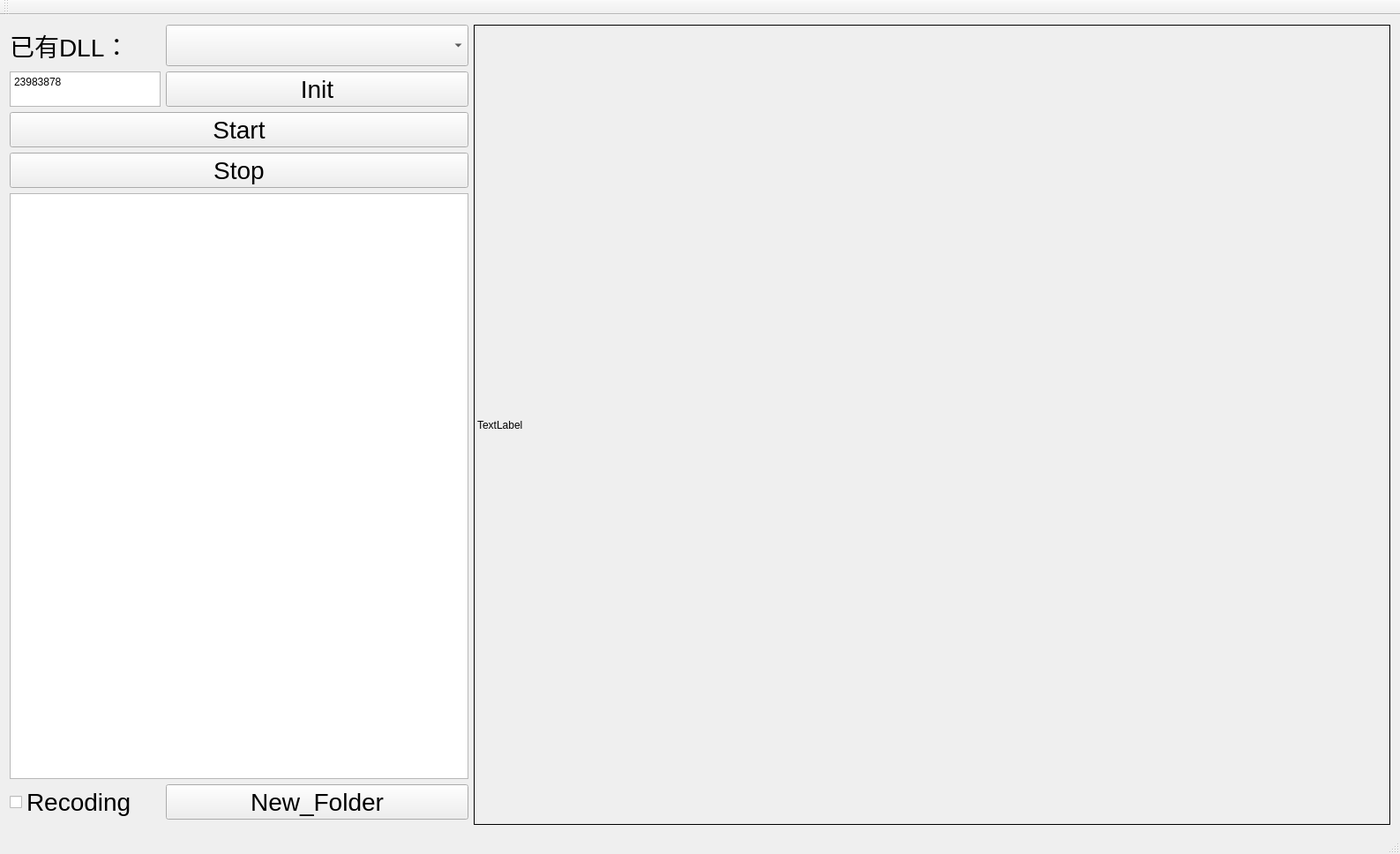
<?xml version="1.0" encoding="UTF-8"?>
<ui version="4.0">
 <class>QtCameraTestClass</class>
 <widget class="QMainWindow" name="QtCameraTestClass">
  <property name="geometry">
   <rect>
    <x>0</x>
    <y>0</y>
    <width>1587</width>
    <height>968</height>
   </rect>
  </property>
  <property name="windowTitle">
   <string>QtCameraTest</string>
  </property>
  <widget class="QWidget" name="centralWidget">
   <layout class="QHBoxLayout" name="horizontalLayout" stretch="1,2">
    <item>
     <layout class="QGridLayout" name="gridLayout" columnstretch="1,2">
      <item row="5" column="0" colspan="2">
       <widget class="QTableWidget" name="tW_detail">
        <property name="font">
         <font>
          <pointsize>21</pointsize>
         </font>
        </property>
       </widget>
      </item>
      <item row="0" column="0">
       <widget class="QLabel" name="label">
        <property name="font">
         <font>
          <pointsize>21</pointsize>
         </font>
        </property>
        <property name="text">
         <string>已有DLL：</string>
        </property>
       </widget>
      </item>
      <item row="7" column="0" colspan="2">
       <widget class="QFrame" name="frame">
        <property name="font">
         <font>
          <pointsize>21</pointsize>
         </font>
        </property>
        <property name="frameShape">
         <enum>QFrame::StyledPanel</enum>
        </property>
        <property name="frameShadow">
         <enum>QFrame::Raised</enum>
        </property>
       </widget>
      </item>
      <item row="0" column="1">
       <widget class="QComboBox" name="comboBox_HaveDll">
        <property name="font">
         <font>
          <family>Agency FB</family>
          <pointsize>21</pointsize>
         </font>
        </property>
       </widget>
      </item>
      <item row="1" column="0">
       <widget class="QTextEdit" name="textEdit_sn">
        <property name="sizePolicy">
         <sizepolicy hsizetype="Expanding" vsizetype="Ignored">
          <horstretch>0</horstretch>
          <verstretch>0</verstretch>
         </sizepolicy>
        </property>
        <property name="font">
         <font>
          <pointsize>21</pointsize>
         </font>
        </property>
        <property name="html">
         <string>&lt;!DOCTYPE HTML PUBLIC &quot;-//W3C//DTD HTML 4.0//EN&quot; &quot;http://www.w3.org/TR/REC-html40/strict.dtd&quot;&gt;
&lt;html&gt;&lt;head&gt;&lt;meta name=&quot;qrichtext&quot; content=&quot;1&quot; /&gt;&lt;style type=&quot;text/css&quot;&gt;
p, li { white-space: pre-wrap; }
&lt;/style&gt;&lt;/head&gt;&lt;body style=&quot; font-family:'SimSun'; font-size:21pt; font-weight:400; font-style:normal;&quot;&gt;
&lt;p style=&quot; margin-top:0px; margin-bottom:0px; margin-left:0px; margin-right:0px; -qt-block-indent:0; text-indent:0px;&quot;&gt;&lt;span style=&quot; font-size:9pt;&quot;&gt;23983878&lt;/span&gt;&lt;/p&gt;&lt;/body&gt;&lt;/html&gt;</string>
        </property>
       </widget>
      </item>
      <item row="1" column="1">
       <widget class="QPushButton" name="pB_init">
        <property name="font">
         <font>
          <pointsize>21</pointsize>
         </font>
        </property>
        <property name="text">
         <string>Init</string>
        </property>
       </widget>
      </item>
      <item row="4" column="0" colspan="2">
       <widget class="QPushButton" name="pB_stop">
        <property name="font">
         <font>
          <pointsize>21</pointsize>
         </font>
        </property>
        <property name="text">
         <string>Stop</string>
        </property>
       </widget>
      </item>
      <item row="3" column="0" colspan="2">
       <widget class="QPushButton" name="pB_start">
        <property name="font">
         <font>
          <pointsize>21</pointsize>
         </font>
        </property>
        <property name="text">
         <string>Start</string>
        </property>
       </widget>
      </item>
      <item row="6" column="1">
       <widget class="QPushButton" name="pB_NF">
        <property name="font">
         <font>
          <pointsize>21</pointsize>
         </font>
        </property>
        <property name="text">
         <string>New_Folder</string>
        </property>
       </widget>
      </item>
      <item row="6" column="0">
       <widget class="QCheckBox" name="cB_recode">
        <property name="font">
         <font>
          <pointsize>21</pointsize>
         </font>
        </property>
        <property name="text">
         <string>Recoding</string>
        </property>
       </widget>
      </item>
     </layout>
    </item>
    <item>
     <widget class="QLabel" name="labelshow">
      <property name="sizePolicy">
       <sizepolicy hsizetype="Expanding" vsizetype="Expanding">
        <horstretch>0</horstretch>
        <verstretch>0</verstretch>
       </sizepolicy>
      </property>
      <property name="frameShape">
       <enum>QFrame::Box</enum>
      </property>
      <property name="text">
       <string>TextLabel</string>
      </property>
     </widget>
    </item>
   </layout>
  </widget>
  <widget class="QMenuBar" name="menuBar">
   <property name="geometry">
    <rect>
     <x>0</x>
     <y>0</y>
     <width>1587</width>
     <height>23</height>
    </rect>
   </property>
  </widget>
  <widget class="QToolBar" name="mainToolBar">
   <attribute name="toolBarArea">
    <enum>TopToolBarArea</enum>
   </attribute>
   <attribute name="toolBarBreak">
    <bool>false</bool>
   </attribute>
  </widget>
  <widget class="QStatusBar" name="statusBar"/>
 </widget>
 <layoutdefault spacing="6" margin="11"/>
 <resources/>
 <connections/>
</ui>
